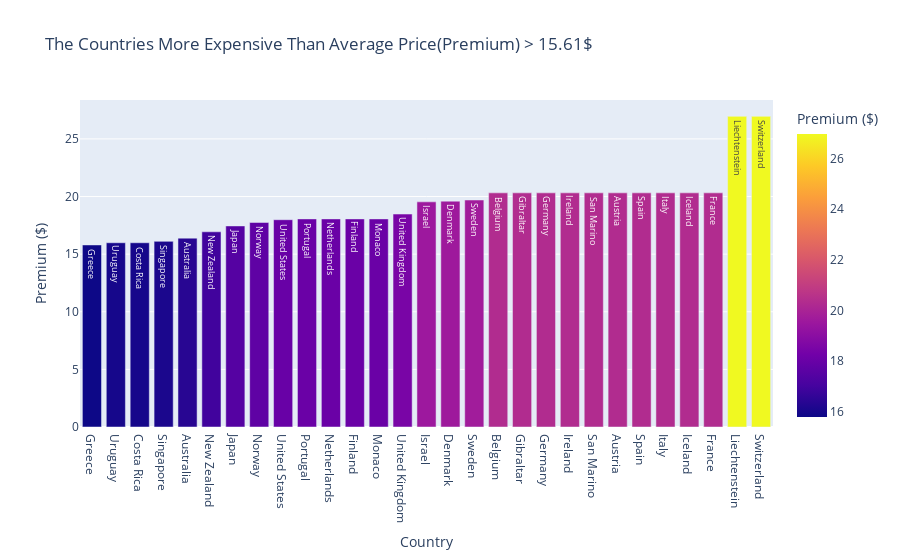

The code cell stored with this chart in its notebook:
### Markdown cell above
### 3 c) Plotly Barplot of These Countries

### Code cell
fig = px.bar(expensive_countries, 
             x=expensive_countries['Country'], 
             y=expensive_countries['Premium ($)'],
             color = expensive_countries['Premium ($)'],
             text='Country',
             title = 'The Countries More Expensive Than Average Price(Premium) > 15.61$')
fig.show()

### Figure 1 — Plotly figure (JSON) as saved in the notebook; plotly's stock layout.template omitted (floating-point values rounded to 4 significant figures)
{"data": [{"alignmentgroup": "True", "hovertemplate": "Country=%{text}<br>Premium ($)=%{marker.color}<extra></extra>", "legendgroup": "", "marker": {"color": [15.8, 15.99, 15.99, 16.11, 16.39, 16.94, 17.45, 17.75, 17.99, 18.06, 18.06, 18.06, 18.06, 18.48, 19.54, 19.6, 19.7, 20.32, 20.32, 20.32, 20.32, 20.32, 20.32, 20.32, 20.32, 20.32, 20.32, 26.96, 26.96], "coloraxis": "coloraxis", "pattern": {"shape": ""}}, "name": "", "offsetgroup": "", "orientation": "v", "showlegend": false, "text": ["Greece", "Uruguay", "Costa Rica", "Singapore", "Australia", "New Zealand", "Japan", "Norway", "United States", "Portugal", "Netherlands", "Finland", "Monaco", "United Kingdom", "Israel", "Denmark", "Sweden", "Belgium", "Gibraltar", "Germany", "Ireland", "San Marino", "Austria", "Spain", "Italy", "Iceland", "France", "Liechtenstein", "Switzerland"], "textposition": "auto", "type": "bar", "x": ["Greece", "Uruguay", "Costa Rica", "Singapore", "Australia", "New Zealand", "Japan", "Norway", "United States", "Portugal", "Netherlands", "Finland", "Monaco", "United Kingdom", "Israel", "Denmark", "Sweden", "Belgium", "Gibraltar", "Germany", "Ireland", "San Marino", "Austria", "Spain", "Italy", "Iceland", "France", "Liechtenstein", "Switzerland"], "xaxis": "x", "y": [15.8, 15.99, 15.99, 16.11, 16.39, 16.94, 17.45, 17.75, 17.99, 18.06, 18.06, 18.06, 18.06, 18.48, 19.54, 19.6, 19.7, 20.32, 20.32, 20.32, 20.32, 20.32, 20.32, 20.32, 20.32, 20.32, 20.32, 26.96, 26.96], "yaxis": "y"}], "layout": {"barmode": "relative", "coloraxis": {"colorbar": {"title": {"text": "Premium ($)"}}, "colorscale": [[0, "#0d0887"], [0.1111, "#46039f"], [0.2222, "#7201a8"], [0.3333, "#9c179e"], [0.4444, "#bd3786"], [0.5556, "#d8576b"], [0.6667, "#ed7953"], [0.7778, "#fb9f3a"], [0.8889, "#fdca26"], [1, "#f0f921"]]}, "legend": {"tracegroupgap": 0}, "title": {"text": "The Countries More Expensive Than Average Price(Premium) > 15.61$"}, "xaxis": {"anchor": "y", "domain": [0, 1], "title": {"text": "Country"}}, "yaxis": {"anchor": "x", "domain": [0, 1], "title": {"text": "Premium ($)"}}}}
